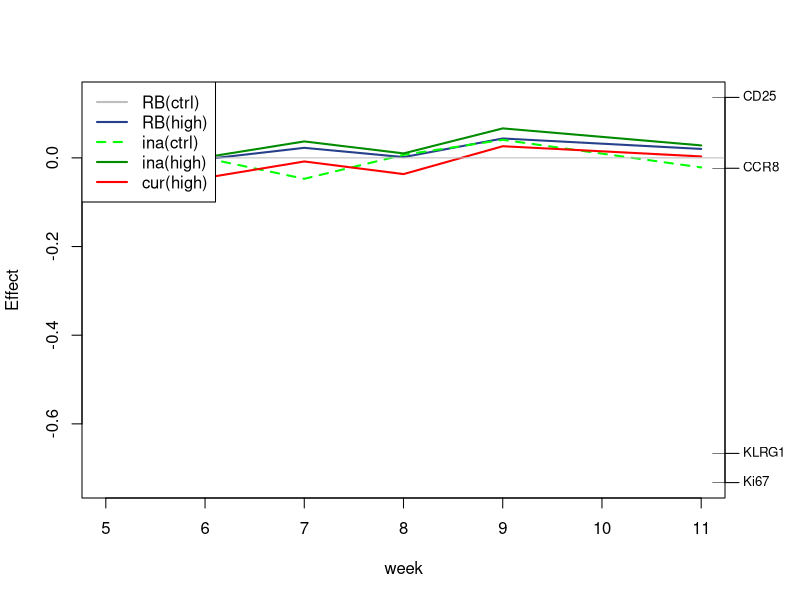

The R source for this figure:
## Script for a principal response curve without statistics
## Requirements for datafile:
## - populations (type) coded as follows: 0 = T0rb (reference), 1 = T2rb, 2 = T0ina, 3 = T2ina, 4 = T2cur
## Script by Natalie Dallmann, Institute for environmental research, RWTH
## Version 3 (24.02.2021)

## Load required packages
install.packages("vegan")
library("vegan")

## set working directory
#setwd(choose.dir())

## load data
data<-read.table("pcr.data+dummy.csv", header = T, sep = ",")
data<-data[2:10] 
data1<-subset(data, ind != "dummy")

## prepare data for prc
treatment<-as.factor(data1$type2)
week<-as.factor(data1$week)
ID<-as.factor(data1$ID)
l.ID<-length(ID)
n.ID<-length(unique(ID))

##Loop to shuffel ID vector: to see if the implied "repeated measurements" bias the results
filename<-paste(Sys.Date(),"_prc_raw.cor.res.txt", sep = "") ##adjust filename
sink(file = filename, append = T)

  ## calculate prc w/statistics
  res.prc<-prc(response = data1[,5:8], treatment, week, correlation = T) ## for correlation matrix: correlation = T
  
  ## Save results
  print(res.prc)
  print(summary(res.prc))

  ## Plot results
  spec<-abs(res.prc$colsum)
  picname<-paste(Sys.Date(),"_prc_raw.cor.png", sep = "") ##adjust filename
  png(picname, width = 1000, height = 1000, res = 100)
  plot(res.prc, scaling = 0, lty = c(1, 2, 1, 1), col = c("royalblue4", "green", "green4", "red"), lwd = 2, legpos = NA)
  legend("topleft", legend = c("RB(ctrl)", "RB(high)", "ina(ctrl)", "ina(high)", "cur(high)"), lty = c(1, 1, 2, 1, 1), col = c("grey","royalblue4", "green", "green4", "red"), lwd = 2)
  dev.off()

sink()
